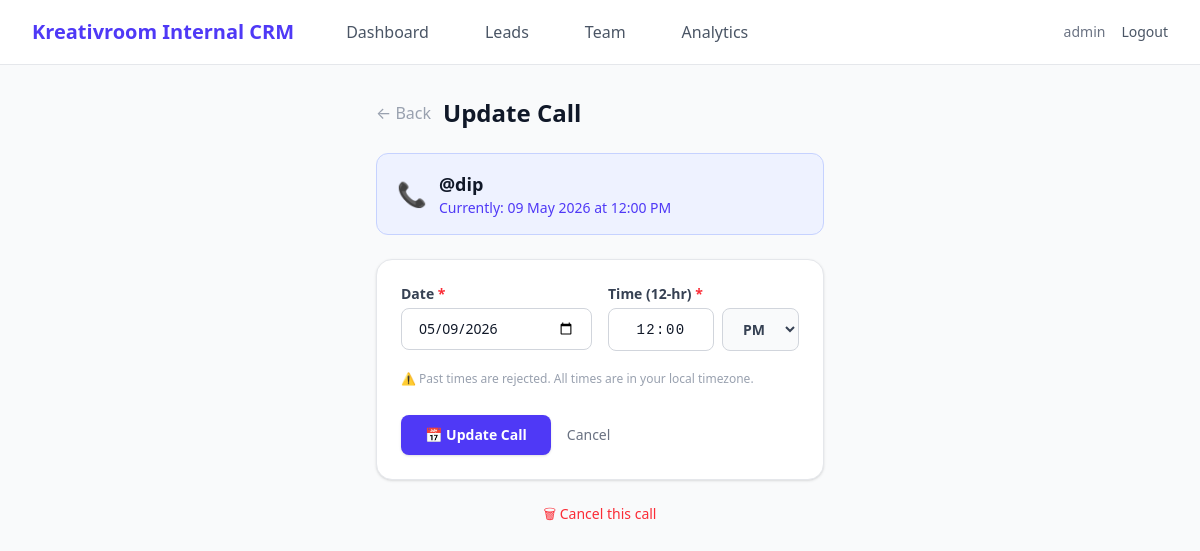
The page /crm/lead/1/book-call (signed in) on the database its author committed.
### instagram_crm/models.py (models this page shows, shortened)
class User(UserMixin, db.Model):
    __tablename__ = "users"
    id            = db.Column(db.Integer, primary_key=True)
    username      = db.Column(db.String(255), unique=True, nullable=False)
    password_hash = db.Column(db.String(255), nullable=False)
    role          = db.Column(db.String(50), default="setter")
    last_login    = db.Column(db.DateTime, nullable=True)
    created_at    = db.Column(db.DateTime, default=datetime.utcnow)
    leads      = db.relationship("Lead", backref="setter", lazy="dynamic")
    activities = db.relationship("Activity", backref="user", lazy="dynamic")
    @property
    def is_admin(self) -> bool:
        return self.role == "admin"

class Lead(db.Model):
    __tablename__ = "leads"
    STATUSES = ["new_lead", "messaged", "replied", "interested", "call_booked", "deal_done"]
    id               = db.Column(db.Integer, primary_key=True)
    instagram_handle = db.Column(db.String(255), unique=True, nullable=False)
    status           = db.Column(db.String(50), default="new_lead", nullable=False, index=True)
    prev_status      = db.Column(db.String(50), nullable=True)   # ← restored on cancel-call
    assigned_to      = db.Column(db.Integer, db.ForeignKey("users.id"), nullable=True, index=True)
    last_contacted   = db.Column(db.DateTime, nullable=True)
    next_followup    = db.Column(db.Date, nullable=True, index=True)
    notes            = db.Column(db.Text, nullable=True)
    created_at       = db.Column(db.DateTime, default=datetime.utcnow)
    call       = db.relationship("Call", backref="lead", uselist=False,
                                 cascade="all, delete-orphan")
    activities = db.relationship("Activity", backref="lead", lazy="dynamic")

class Call(db.Model):
    __tablename__ = "calls"
    id            = db.Column(db.Integer, primary_key=True)
    lead_id       = db.Column(db.Integer, db.ForeignKey("leads.id"), unique=True, nullable=False)
    call_datetime = db.Column(db.DateTime, nullable=False)

### instagram_crm/crm.py (the view, shortened to what this page needs)
@crm_bp.route("/lead/<int:lead_id>/book-call", methods=["GET", "POST"])
@login_required
def book_call(lead_id):
    lead = db.session.get(Lead, lead_id)
    if not lead:
        flash("Lead not found.", "error")
        return redirect(url_for("crm.dashboard"))
    _guard(lead)
    if request.method == "GET":
        return render_template("crm/book_call.html", lead=lead)

### instagram_crm/crm.py (called while the page is built)
def _guard(lead: Lead):
    if not current_user.is_admin and lead.assigned_to != current_user.id:
        abort(403)

### instagram_crm/templates/crm/book_call.html (shortened to what this page needs)
{% extends "base.html" %}
{% block content %}
<div class="max-w-md mx-auto">
  <div class="flex items-center gap-3 mb-6">
    <a href="{{ url_for('crm.dashboard') }}" class="text-gray-400 hover:text-gray-700 transition-colors">← Back</a>
    <h1 class="text-2xl font-bold text-gray-900">
      {% if lead.call %}Update Call{% else %}Book a Call{% endif %}
    </h1>
  </div>
  <div class="bg-indigo-50 border border-indigo-200 rounded-xl px-5 py-4 mb-6 flex items-center gap-3">
    <div class="text-2xl">📞</div>
    <div>
      <div class="font-bold text-gray-900 text-lg">@{{ lead.instagram_handle }}</div>
      {% if lead.call %}
      <div class="text-sm text-indigo-600 font-medium">
        Currently: {{ lead.call.call_datetime.strftime('%d %b %Y at %I:%M %p') }}
      </div>
      {% else %}
      <div class="text-sm text-gray-500">No call scheduled yet</div>
      {% endif %}
    </div>
  </div>
  <div class="bg-white rounded-2xl border border-gray-200 shadow-sm p-6">
    <form method="POST" action="{{ url_for('crm.book_call', lead_id=lead.id) }}" class="space-y-5">
      <div class="grid grid-cols-2 gap-4">
        <div>
          <label for="call_date" class="block text-sm font-semibold text-gray-700 mb-1">Date <span class="text-red-500">*</span></label>
          <input id="call_date" name="call_date" type="date" required
            value="{{ lead.call.call_datetime.strftime('%Y-%m-%d') if lead.call else '' }}"
            min="{{ now.strftime('%Y-%m-%d') }}"
            class="w-full px-4 py-2.5 rounded-lg border border-gray-300 text-sm
                   focus:outline-none focus:ring-2 focus:ring-indigo-500 transition" />
        </div>
        <div>
          <label for="display_time" class="block text-sm font-semibold text-gray-700 mb-1">Time (12-hr) <span class="text-red-500">*</span></label>
          <div class="flex gap-2">
            <input id="display_time" type="text" required placeholder="07:30" autocomplete="off"
              value="{{ lead.call.call_datetime.strftime('%I:%M') if lead.call else '' }}"
              class="w-full px-4 py-2.5 rounded-lg border border-gray-300 text-sm text-center tracking-widest font-mono
                     focus:outline-none focus:ring-2 focus:ring-indigo-500 transition" />
            <select id="ampm" required
              class="px-4 py-2.5 rounded-lg border border-gray-300 text-sm font-semibold text-gray-700
                     bg-gray-50 hover:bg-gray-100 focus:outline-none focus:ring-2 focus:ring-indigo-500 transition cursor-pointer">
              <option value="PM" {% if not lead.call or lead.call.call_datetime.strftime('%p') == 'PM' %}selected{% endif %}>PM</option>
            </select>
          </div>
        </div>
      </div>
      <p class="text-xs text-gray-400">⚠️ Past times are rejected. All times are in your local timezone.</p>
      <div class="flex items-center gap-4 pt-2">
        <button type="submit"
          class="bg-indigo-600 hover:bg-indigo-700 text-white font-semibold px-6 py-2.5
                 rounded-lg text-sm transition-colors shadow-sm w-full sm:w-auto text-center justify-center">
          {% if lead.call %}📅 Update Call{% else %}📞 Book Call{% endif %}
        </button>
        <a href="{{ url_for('crm.dashboard') }}" class="text-gray-500 hover:text-gray-700 text-sm font-medium hidden sm:block">Cancel</a>
      </div>
    </form>
  </div>
  {% if lead.call %}
  <div class="mt-4 text-center">
    <form method="POST" action="{{ url_for('crm.cancel_call', lead_id=lead.id) }}"
          onsubmit="return confirm('Cancel this call? Status will be restored.')">
      <button class="text-sm text-red-500 hover:text-red-700 font-medium transition-colors p-2 rounded hover:bg-red-50">
        🗑 Cancel this call
      </button>
    </form>
  </div>
  {% endif %}
</div>
{% endblock %}

### instagram_crm/templates/base.html (shortened to what this page needs)
<!DOCTYPE html>
<html lang="en">
<head>
  <script src="https://unpkg.com/@tailwindcss/browser@4"></script>
</head>
<body class="bg-gray-50 text-gray-900 flex flex-col min-h-screen">
  {% if current_user.is_authenticated %}
  <nav class="bg-white border-b border-gray-200">
    <div class="max-w-7xl mx-auto px-4 sm:px-6 lg:px-8">
      <div class="flex justify-between h-16">
        <div class="flex items-center">
          <span class="text-xl font-bold text-indigo-600">Kreativroom Internal CRM</span>
          <div class="hidden md:flex md:ml-10 md:space-x-8">
            {% if current_user.is_admin %}
              <a href="{{ url_for('admin.dashboard') }}" class="text-gray-600 hover:text-gray-900 px-3 py-2 rounded-md font-medium">Dashboard</a>
              <a href="{{ url_for('admin.all_leads') }}" class="text-gray-600 hover:text-gray-900 px-3 py-2 rounded-md font-medium">Leads</a>
              <a href="{{ url_for('admin.team') }}" class="text-gray-600 hover:text-gray-900 px-3 py-2 rounded-md font-medium">Team</a>
              <a href="{{ url_for('admin.reports') }}" class="text-gray-600 hover:text-gray-900 px-3 py-2 rounded-md font-medium">Analytics</a>
            {% else %}
              <a href="{{ url_for('crm.dashboard') }}" class="text-gray-600 hover:text-gray-900 px-3 py-2 rounded-md font-medium">My Leads</a>
            {% endif %}
          </div>
        </div>
        <div class="flex items-center space-x-4">
          <span class="text-sm text-gray-500 hidden sm:block">{{ current_user.username }}</span>
          <a href="{{ url_for('auth.logout') }}" class="text-sm font-medium text-gray-600 hover:text-red-600">Logout</a>
        </div>
      </div>
    </div>
  </nav>
  {% endif %}
  <main class="flex-1 max-w-7xl w-full mx-auto p-4 sm:p-6 lg:p-8">
    {% block content %}{% endblock %}
  </main>
</body>
</html>

### instagram_crm/templates/base.html (style rules this page uses)
body { font-family: system-ui, -apple-system, sans-serif; }

### rows shown on the page
User: username "admin"
Lead: instagram_handle "dip"
Call: call.call_datetime "09 May 2026 at 12:00 PM", call_date "05/09/2026", call.call_datetime "12:00", call_datetime "PM"
